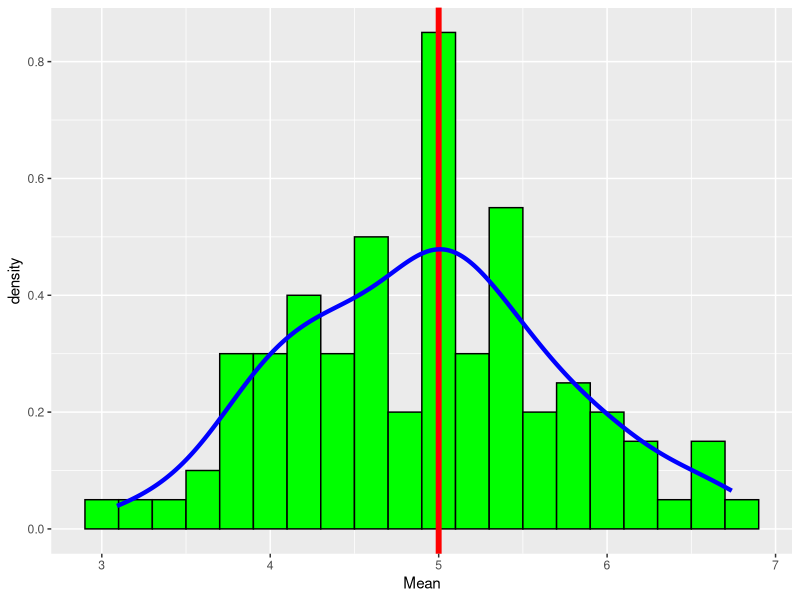
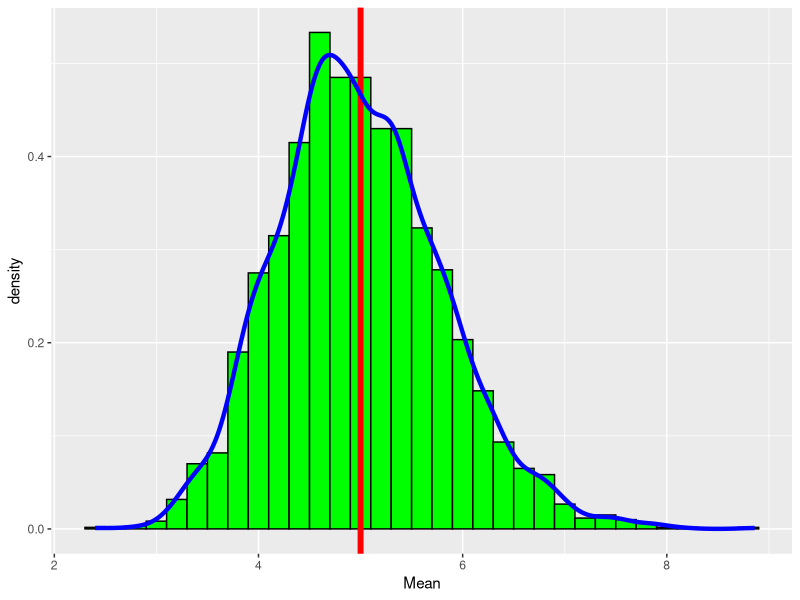

Write R code to recreate these figures, in order.
## ---- chunk 1
library(foreach)
library(doParallel)
library(ggplot2)
library(scales)
library (grid)
library (gridExtra)
library(knitr)
## ---- chunk 2
lambda <- 0.2
expo <- 40
sim <- 100

samp <- foreach(icount(sim), .combine = rbind) %dopar% round(mean(rexp(expo,lambda)),2) ## calculate the mean of 40 exponential distributions with rate 0.2, rounded to 2 decimal place, for 1000 times and rbind the 1000 results together
colnames(samp) <- c("x")
samp <- as.data.frame(samp) ## convert samp into a data frame

g <- ggplot(samp, aes(x = x)) + geom_histogram(binwidth=.2, colour = "black", fill = "green",aes(y = ..density..) )
g <- g + geom_vline(xintercept =5, size=2, colour = "red") + stat_density(colour = "blue", geom = "line", position = "identity", size = 1.5)
g <- g + labs( x = "Mean")
g
## ---- chunk 3
sim <- 3000

set.seed(227)
samp2 <- foreach(icount(sim), .combine = rbind) %dopar% round(mean(rexp(expo,lambda)),2)
colnames(samp2) <- c("x")
samp2 <- as.data.frame(samp2)

g1 <- ggplot(samp2, aes(x = x)) + geom_histogram(binwidth=.2, colour = "black", fill = "green",aes(y = ..density..) )
g1 <- g1 + geom_vline(xintercept =5, size=2, colour = "red") + stat_density(colour = "blue", geom = "line", position = "identity", size = 1.5)

g1 <- g1 + labs( x = "Mean")
g1
